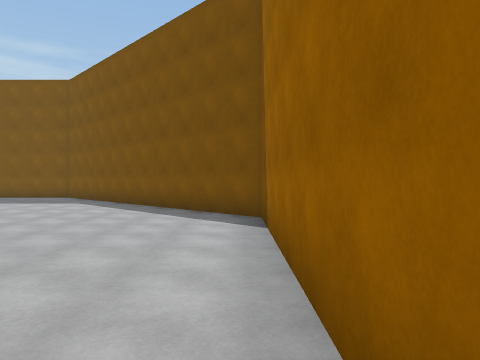
view 1 (above)

20 first-person views from a walk through a scene from a Unity 3-D project. The camera is 1.5 m above the floor, looks level and sees 70° across. The floor is counted in squares, 2 m on a side. Each view is taken from the middle of a square. On the plan, view 1 faces up. The plan holds only what a view shows up to about 11 squares ahead; the rest is blank. The place goes on beyond the plan. Surface patterns are stand-ins for the level's own textures.

view 2
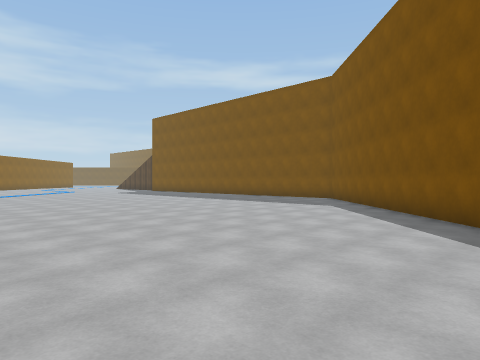

view 3
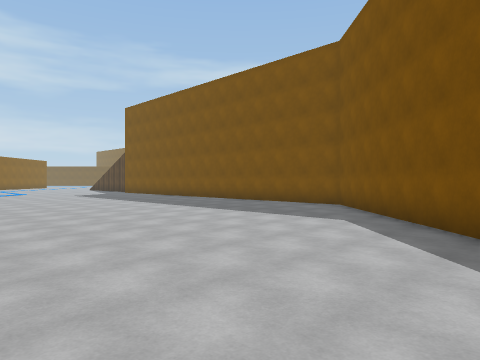

view 4
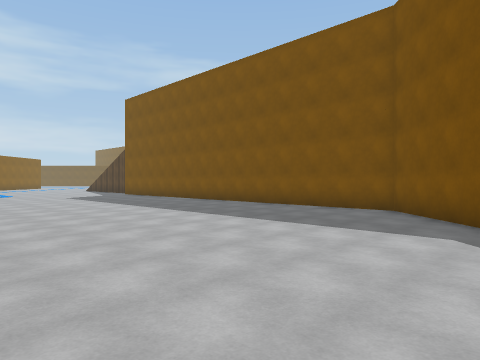

view 5
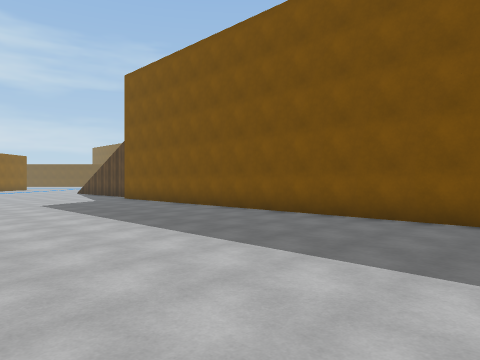

view 6
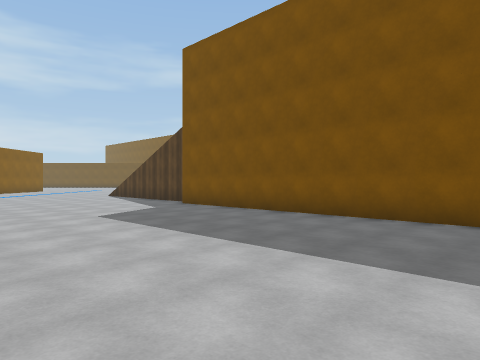

view 7
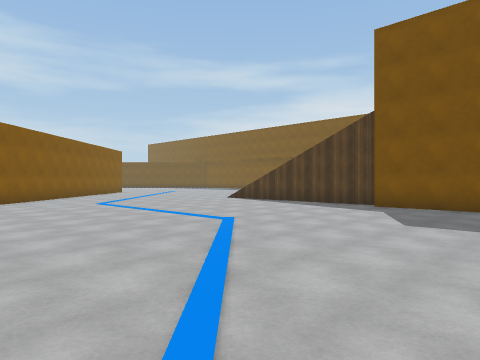

view 8
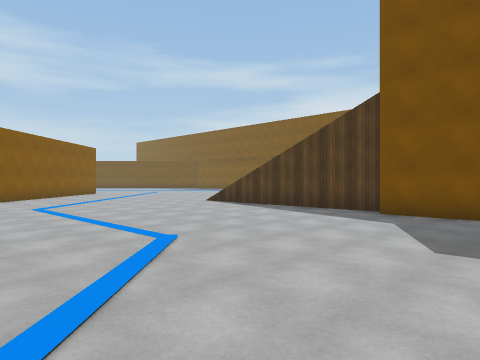

view 9
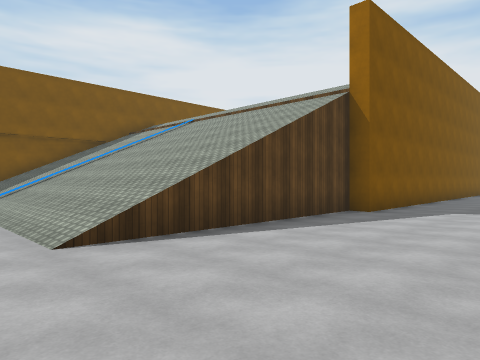

view 10
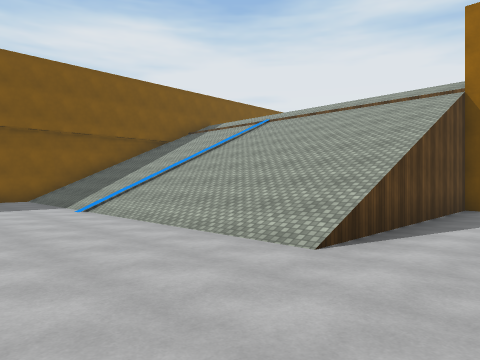

view 11
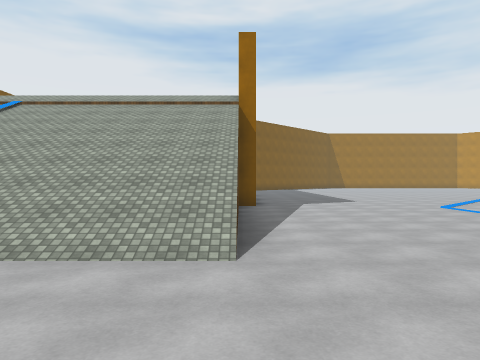

view 12
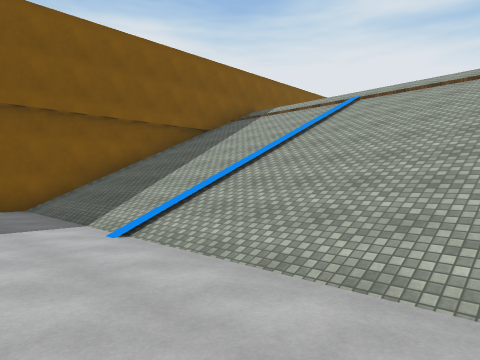

view 13
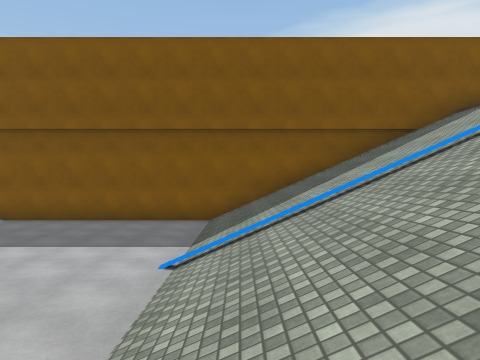

view 14
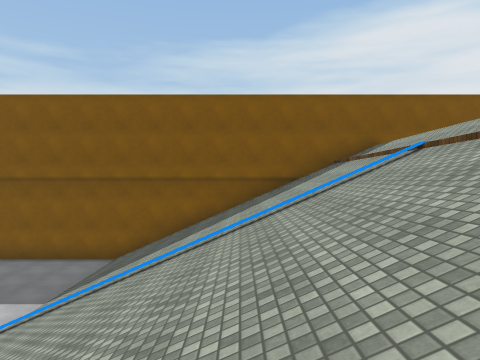

view 15
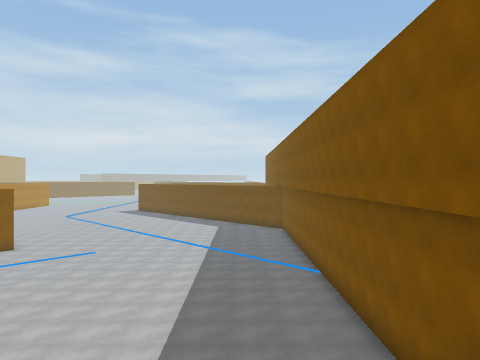

view 16
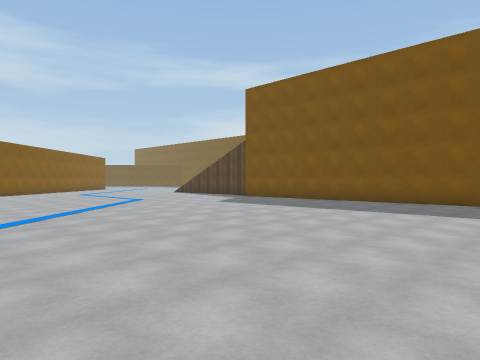

view 17
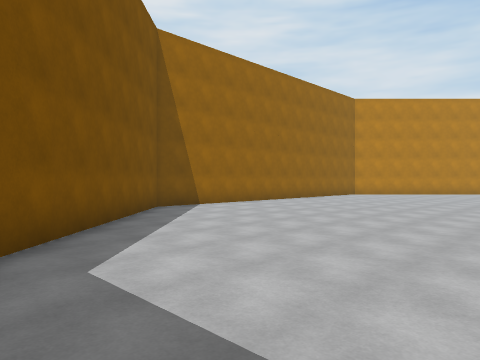

view 18
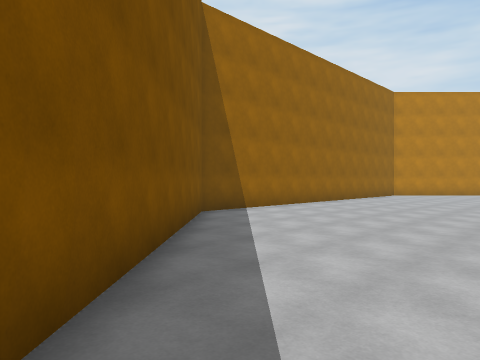

view 19
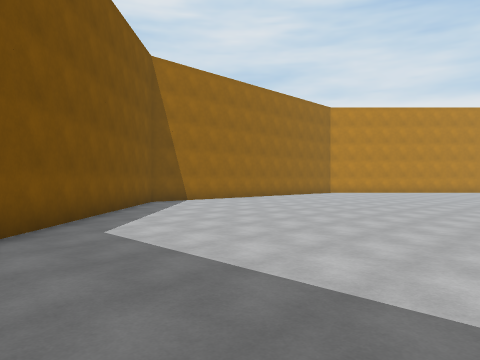

view 20
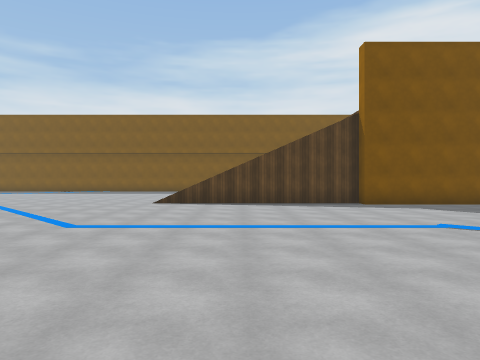

### Floor plan
Key: @ floor where view 1 was taken; # wall or solid block; . floor; / step, stairs or slope; = window, fence, low wall or low ledge.
Columns run from 32 left of view 1 to 1 right of it. Each row starts with its distance up from view 1.
 27 #############
 26 .....///////=
 25 .....///////=
 24 .....///////=
 23 .....///////=
 22 .....///////=
 21 .....///////=
 20 .....///////=
 19 .....///////=
 18 .....///////=
 17   ...///////=
 16  ....///////=
 15 .....//////###############
 14 .........................##
 13  .........................##
 12  ..........................##
 11   ..........................##
 10   ...........................##
  9   ............................##
  8   #............................##
  7   # ............................##
  6      ............................#
  5       ... .......................#
  4        .      ...................#
  3                    .. . .........#
  2                         .........#
  1                         .........#
  0                           ....  @

Positions as (right, up) in squares from view 1, and headings:
1: (0, 0), facing up
2: (0, 2), facing up-left
3: (-2, 5), facing up-left
4: (-4, 6), facing up-left
5: (-8, 8), facing up-left
6: (-12, 8), facing up-left
7: (-17, 5), facing up-left
8: (-18, 7), facing up-left
9: (-29, 11), facing up-right
10: (-31, 13), facing up-right
11: (-31, 15), facing right
12: (-30, 17), facing up-right
13: (-27, 17), facing up
14: (-24, 16), facing up
15: (-23, 24), facing left
16: (-10, 3), facing up-left
17: (-8, 12), facing down-right
18: (-6, 12), facing down-right
19: (-10, 13), facing down-right
20: (-25, 4), facing up
